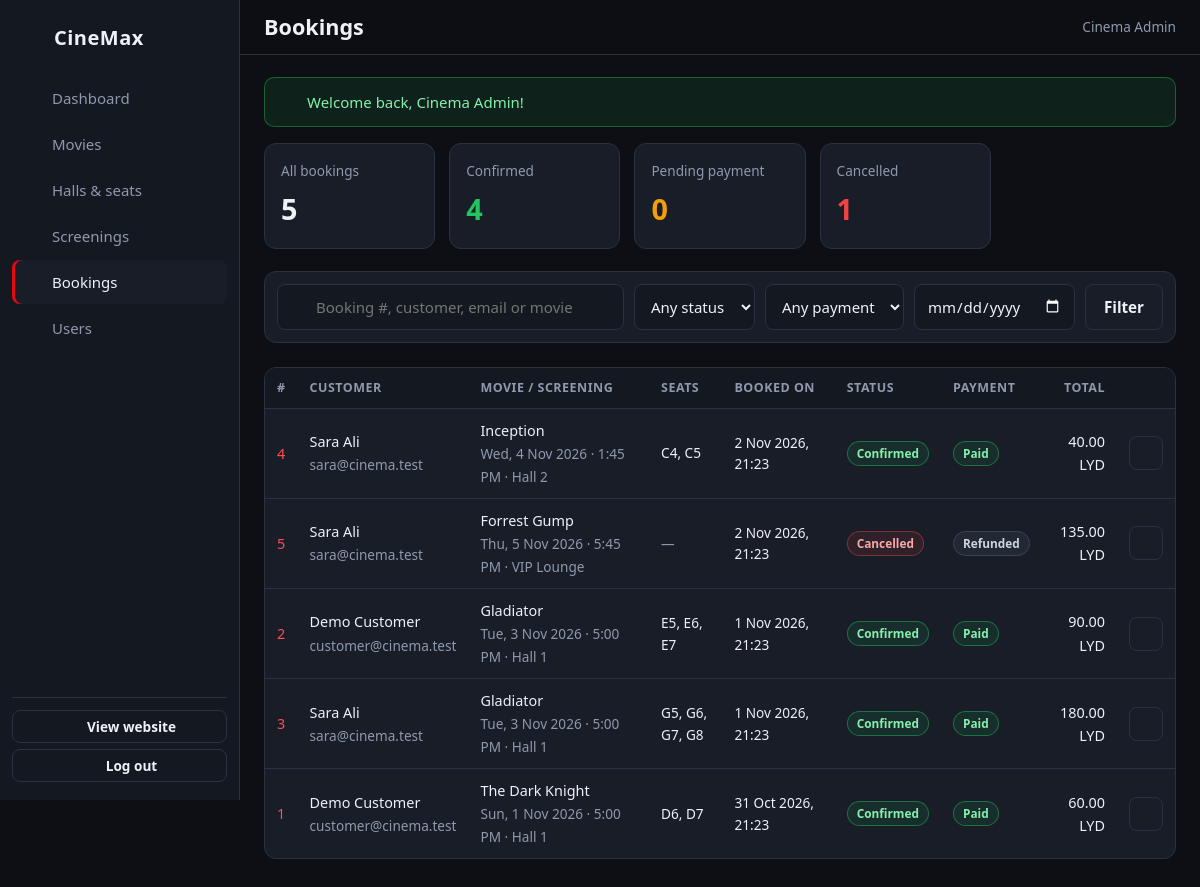
Screenshot of /admin/bookings (signed in) with the database file from the repository.
### tables this page shows
CREATE TABLE users (
  user_id     INT AUTO_INCREMENT PRIMARY KEY,
  full_name   VARCHAR(100) NOT NULL,
  email       VARCHAR(150) NOT NULL UNIQUE,
  phone       VARCHAR(20)  NOT NULL,
  password    VARCHAR(255) NOT NULL,
  role        ENUM('Customer','Admin') NOT NULL DEFAULT 'Customer',
  created_at  DATETIME NOT NULL DEFAULT CURRENT_TIMESTAMP
);

CREATE TABLE bookings (
  booking_id      INT AUTO_INCREMENT PRIMARY KEY,
  user_id         INT NOT NULL,
  showtime_id     INT NOT NULL,
  booking_date    DATETIME NOT NULL DEFAULT CURRENT_TIMESTAMP,
  total_amount    DECIMAL(10,2) NOT NULL,
  status          ENUM('Pending','Confirmed','Cancelled') NOT NULL DEFAULT 'Pending',
  payment_status  ENUM('Unpaid','Paid','Refunded') NOT NULL DEFAULT 'Unpaid',
  FOREIGN KEY (user_id)     REFERENCES users(user_id)         ON DELETE CASCADE,
  FOREIGN KEY (showtime_id) REFERENCES showtimes(showtime_id) ON DELETE RESTRICT
);

CREATE TABLE movies (
  movie_id     INT AUTO_INCREMENT PRIMARY KEY,
  title        VARCHAR(150) NOT NULL,
  original_title VARCHAR(150) NULL,
  language     VARCHAR(50) NOT NULL DEFAULT 'English',
  description  TEXT NOT NULL,
  duration     INT NOT NULL,
  release_date DATE NOT NULL,
  director     VARCHAR(100) NOT NULL,
  starring     VARCHAR(255) NULL,
  rating       DECIMAL(3,1) NOT NULL DEFAULT 0,
  poster       VARCHAR(255) NULL,
  status       ENUM('Now Showing','Coming Soon','Ended') NOT NULL DEFAULT 'Coming Soon',
  INDEX (status), INDEX (title)
);

CREATE TABLE showtimes (
  showtime_id   INT AUTO_INCREMENT PRIMARY KEY,
  movie_id      INT NOT NULL,
  hall_id       INT NOT NULL,
  show_date     DATE NOT NULL,
  start_time    TIME NOT NULL,
  end_time      TIME NOT NULL,
  ticket_price  DECIMAL(8,2) NOT NULL,
  INDEX (show_date),
  FOREIGN KEY (movie_id) REFERENCES movies(movie_id) ON DELETE RESTRICT,
  FOREIGN KEY (hall_id)  REFERENCES halls(hall_id)  ON DELETE RESTRICT
);

CREATE TABLE halls (
  hall_id    INT AUTO_INCREMENT PRIMARY KEY,
  hall_name  VARCHAR(50) NOT NULL UNIQUE,
  capacity   INT NOT NULL
);

### app/Core/Controller.php (called while the page is built, shortened)
<?php
abstract class Controller
{
    protected function view(string $view, array $data = [], string $layout = 'main'): void
    {
        $data['errors'] ??= $_SESSION['_errors'] ?? [];
        extract($data);
        require ROOT . "/app/Views/$view.php";
        $content = ob_get_clean();
        require ROOT . "/app/Views/layouts/$layout.php";
    }
}

### app/Controllers/Admin/BookingAdminController.php (called while the page is built, shortened)
<?php
class BookingAdminController extends Controller
{
    public function index(): void
    {
        $filters = [
            'q'       => trim((string) ($_GET['q'] ?? '')),
            'status'  => in_array($_GET['status'] ?? '', ['Pending', 'Confirmed', 'Cancelled'], true) ? $_GET['status'] : '',
            'payment' => in_array($_GET['payment'] ?? '', ['Unpaid', 'Paid', 'Refunded'], true) ? $_GET['payment'] : '',
            'date'    => preg_match('/^\d{4}-\d{2}-\d{2}$/', $_GET['date'] ?? '') ? $_GET['date'] : '',
        ];
        $this->view('admin/bookings/index', [
            'pageTitle' => 'Bookings',
            'bookings'  => Booking::adminList($filters),
            'stats'     => Booking::stats(),
            'filters'   => $filters,
        ], 'admin');
    }
}

### public/index.php (called while the page is built, shortened)
<?php
spl_autoload_register(function (string $class) {
    if (str_starts_with($class, 'App\\')) {
        $file = ROOT . '/app/' . str_replace('\\', '/', substr($class, 4)) . '.php';
    }
});
require ROOT . '/app/Core/helpers.php';
$router = new App\Core\Router();
$path = parse_url($_SERVER['REQUEST_URI'] ?? '/', PHP_URL_PATH);
$base = base_path();
$router->dispatch($_SERVER['REQUEST_METHOD'], rawurldecode($path ?: '/'));

### app/Core/Database.php (called while the page is built, shortened)
<?php
class Database
{
    private static ?PDO $pdo = null;
    public static function pdo(): PDO
    {
        if (self::$pdo === null) {
            $c = config('db');
            $dsn = "mysql:host={$c['host']};port={$c['port']};dbname={$c['name']};charset={$c['charset']}";
            self::$pdo = new PDO($dsn, $c['user'], $c['password'], [
                PDO::ATTR_ERRMODE            => PDO::ERRMODE_EXCEPTION,
                PDO::ATTR_DEFAULT_FETCH_MODE => PDO::FETCH_ASSOC,
                PDO::ATTR_EMULATE_PREPARES   => false,
            ]);
            self::$pdo->exec("SET time_zone = '" . date('P') . "'");
        }
        return self::$pdo;
    }
}

### app/Core/Model.php (called while the page is built, shortened)
<?php
abstract class Model
{
    protected static function db(): PDO
    {
        return Database::pdo();
    }
    protected static function run(string $sql, array $params = []): PDOStatement
    {
        $stmt = self::db()->prepare($sql);
        $stmt->execute($params);
        return $stmt;
    }
    protected static function all(string $sql, array $params = []): array
    {
        return self::run($sql, $params)->fetchAll();
    }
    protected static function one(string $sql, array $params = []): ?array
    {
        $row = self::run($sql, $params)->fetch();
        return $row === false ? null : $row;
    }
}

### app/Models/Booking.php (called while the page is built, shortened)
<?php
class Booking extends Model
{
    public static function adminList(array $f = []): array
    {
        $where = [];
        $params = [];
        $sql = self::DETAIL_SQL . ($where ? ' WHERE ' . implode(' AND ', $where) : '') . ' ORDER BY b.booking_date DESC LIMIT 300';
        return self::all($sql, $params);
    }
    public static function stats(): array
    {
        return self::one("SELECT COUNT(*) AS total,
                SUM(status = 'Confirmed') AS confirmed,
                SUM(status = 'Pending') AS pending,
                SUM(status = 'Cancelled') AS cancelled,
                COALESCE(SUM(CASE WHEN payment_status = 'Paid' THEN total_amount END), 0) AS revenue,
                (SELECT COUNT(*) FROM booking_seats) AS tickets
            FROM bookings");
    }
}

### config/config.php (called while the page is built)
<?php
return [
    'app' => [
        'name'      => 'CineMax',
        'timezone'  => 'Africa/Tripoli',
        'currency'  => 'LYD',
        'hold_minutes' => 10,
        'cancel_hours' => 2,
        'vip_multiplier' => 1.5,
        'debug' => true,
    ],
    'db' => [
        'host'     => '127.0.0.1',
        'port'     => getenv('DB_PORT') ?: 3306,
        'name'     => 'cinema_db',
        'user'     => 'root',
        'password' => '',
        'charset'  => 'utf8mb4',
    ],
    'mail' => [
        'enabled'    => false,
        'host'       => 'smtp.gmail.com',
        'port'       => 587,
        'encryption' => 'tls',
        'username'   => 'your-address@gmail.com',
        'password'   => 'your-app-password',
        'from_email' => 'your-address@gmail.com',
        'from_name'  => 'CineMax Cinema',
    ],
];

### app/Core/Auth.php (called while the page is built, shortened)
<?php
class Auth
{
    private static ?array $user = null;
    public static function user(): ?array
    {
        if (self::$user !== null) {
            return self::$user;
        }
        if (!empty($_SESSION['user_id'])) {
            self::$user = User::find((int) $_SESSION['user_id']);
        } elseif (!empty($_COOKIE[self::COOKIE])) {
            self::loginFromCookie($_COOKIE[self::COOKIE]);
        }
        return self::$user;
    }
    public static function check(): bool
    {
        return self::user() !== null;
    }
    public static function requireLogin(): void
    {
        if (!self::check()) {
            $_SESSION['intended'] = $_SERVER['REQUEST_URI'] ?? null;
            flash('error', 'Please log in to continue.');
            redirect('/login');
        }
    }
    public static function requireAdmin(): void
    {
        self::requireLogin();
    }
}

### app/Models/User.php (called while the page is built, shortened)
<?php
class User extends Model
{
    public static function find(int $id): ?array
    {
        return self::one('SELECT user_id, full_name, email, phone, role, created_at FROM users WHERE user_id = ?', [$id]);
    }
}

### app/Views/admin/bookings/index.php (the view, shortened to what this page needs)
<div class="stat-grid">
    <div class="stat"><span class="stat-label">All bookings</span><span class="stat-value"><?= (int) $stats['total'] ?></span></div>
    <div class="stat"><span class="stat-label">Confirmed</span><span class="stat-value" style="color:var(--green)"><?= (int) $stats['confirmed'] ?></span></div>
    <div class="stat"><span class="stat-label">Pending payment</span><span class="stat-value" style="color:var(--amber)"><?= (int) $stats['pending'] ?></span></div>
    <div class="stat"><span class="stat-label">Cancelled</span><span class="stat-value" style="color:var(--red)"><?= (int) $stats['cancelled'] ?></span></div>
</div>
<form class="filters" method="get" action="<?= url('/admin/bookings') ?>">
    <label class="filter-search"><?= icon('search') ?><input type="search" name="q" value="<?= e($filters['q']) ?>" placeholder="Booking #, customer, email or movie" aria-label="Search bookings"></label>
    <select name="status" aria-label="Booking status">
        <option value="">Any status</option>
    </select>
    <select name="payment" aria-label="Payment status">
        <option value="">Any payment</option>
    </select>
    <input type="date" name="date" value="<?= e($filters['date']) ?>" aria-label="Screening date" data-tip="Screening date">
    <button class="btn btn-ghost" type="submit">Filter</button>
</form>
<div class="table-wrap">
    <table class="table">
        <thead><tr><th>#</th><th>Customer</th><th>Movie / screening</th><th>Seats</th><th>Booked on</th><th>Status</th><th>Payment</th><th class="num">Total</th><th></th></tr></thead>
        <tbody>
        <?php foreach ($bookings as $b): ?>
            <tr>
                <td><a href="<?= url('/admin/bookings/' . (int) $b['booking_id']) ?>"><?= (int) $b['booking_id'] ?></a></td>
                <td><?= e($b['full_name']) ?><br><span class="muted small"><?= e($b['email']) ?></span></td>
                <td><?= e($b['title']) ?><br><span class="muted small"><?= e(fmt_date($b['show_date'])) ?> · <?= e(fmt_time($b['start_time'])) ?> · <?= e($b['hall_name']) ?></span></td>
                <td class="small"><?= $b['seat_list'] ? e($b['seat_list']) : '<span class="muted">—</span>' ?></td>
                <td class="small"><?= e(date('j M Y, H:i', strtotime($b['booking_date']))) ?></td>
                <td><?= status_badge($b['status']) ?></td>
                <td><?= status_badge($b['payment_status']) ?></td>
                <td class="num"><?= e(money($b['total_amount'])) ?></td>
                <td><a class="icon-btn" href="<?= url('/admin/bookings/' . (int) $b['booking_id']) ?>" data-tip="Details" aria-label="Details"><?= icon('eye', 16) ?></a></td>
            </tr>
        <?php endforeach; ?>
        </tbody>
    </table>
</div>

### app/Core/helpers.php (shortened to what this page needs)
<?php
function config(string $key)
{
    static $cfg = null;
    $cfg ??= require ROOT . '/config/config.php';
    $value = $cfg;
    foreach (explode('.', $key) as $part) {
        $value = $value[$part] ?? null;
    }
    return $value;
}
function e($value): string
{
    return htmlspecialchars((string) $value, ENT_QUOTES | ENT_SUBSTITUTE, 'UTF-8');
}
function base_path(): string
{
    static $base = null;
    if ($base === null) {
        $base = rtrim(str_replace('\\', '/', dirname($_SERVER['SCRIPT_NAME'] ?? '/')), '/');
    }
    return $base;
}
function url(string $path = '/', array $query = []): string
{
    $u = base_path() . '/' . ltrim($path, '/');
    return $query ? $u . '?' . http_build_query($query) : $u;
}
function asset(string $path): string
{
    $file = ROOT . '/public/' . ltrim($path, '/');
    $v = is_file($file) ? '?v=' . filemtime($file) : '';
    return url($path) . $v;
}
function money($amount): string
{
    return number_format((float) $amount, 2) . ' ' . config('app.currency');
}
function fmt_date(string $date): string
{
    return date('D, j M Y', strtotime($date));
}
function fmt_time(string $time): string
{
    return date('g:i A', strtotime($time));
}
function is_active(string $prefix): string
{
    $path = substr(parse_url($_SERVER['REQUEST_URI'] ?? '/', PHP_URL_PATH), strlen(base_path())) ?: '/';
    return str_starts_with($path, $prefix) ? 'active' : '';
}
function icon(string $name, int $size = 18): string
{
    return '<svg class="icon" width="' . $size . '" height="' . $size . '" viewBox="0 0 24 24" fill="none" stroke="currentColor" stroke-width="2" stroke-linecap="round" stroke-linejoin="round" aria-hidden="true">'
        . ($paths[$name] ?? '') . '</svg>';
}
function status_badge(string $status): string
{
    $map = [
        'Confirmed' => 'green', 'Paid' => 'green', 'Now Showing' => 'green',
        'Pending' => 'amber', 'Unpaid' => 'amber', 'Coming Soon' => 'blue',
        'Cancelled' => 'red', 'Refunded' => 'grey', 'Ended' => 'grey', 'Admin' => 'purple', 'Customer' => 'grey',
    ];
    return '<span class="badge badge-' . ($map[$status] ?? 'grey') . '">' . e($status) . '</span>';
}

### app/Core/Router.php (shortened to what this page needs)
<?php
class Router
{
    private array $routes = [];
    private function add(string $method, string $path, array $action, array $middleware): void
    {
        $this->routes[] = compact('method', 'regex', 'action', 'middleware');
    }
    public function dispatch(string $method, string $path): void
    {
        $path = rtrim($path, '/') ?: '/';
        foreach ($this->routes as $route) {
            if (!preg_match($route['regex'], $path, $m)) {
                continue;
            }
            foreach ($route['middleware'] as $mw) {
                if ($mw === 'auth') {
                    Auth::requireLogin();
                } elseif ($mw === 'admin') {
                    Auth::requireAdmin();
                } elseif ($mw === 'guest' && Auth::check()) {
                    redirect('/');
                }
            }
            [$class, $fn] = $route['action'];
            $args = array_map('intval', array_slice($m, 1));
            (new $class())->$fn(...$args);
            return;
        }
    }
}

### app/Views/layouts/admin.php (shortened to what this page needs)
<?php use App\Core\Auth; use App\Core\Csrf; $user = Auth::user(); ?>
<!DOCTYPE html>
<html lang="en">
<head>
    <link rel="stylesheet" href="<?= asset('assets/css/style.css') ?>">
</head>
<body class="admin-body">
<aside class="admin-side" id="admin-side">
    <a class="logo" href="<?= url('/admin') ?>"><?= icon('film', 24) ?> <span><?= e(config('app.name')) ?></span></a>
    <nav>
        <a class="<?= is_active('/admin') && !preg_match('#/admin/.#', $_SERVER['REQUEST_URI']) ? 'active' : '' ?>" href="<?= url('/admin') ?>"><?= icon('chart') ?> Dashboard</a>
        <a class="<?= is_active('/admin/movies') ?>" href="<?= url('/admin/movies') ?>"><?= icon('film') ?> Movies</a>
        <a class="<?= is_active('/admin/halls') ?>" href="<?= url('/admin/halls') ?>"><?= icon('door') ?> Halls &amp; seats</a>
        <a class="<?= is_active('/admin/showtimes') ?>" href="<?= url('/admin/showtimes') ?>"><?= icon('calendar') ?> Screenings</a>
        <a class="<?= is_active('/admin/bookings') ?>" href="<?= url('/admin/bookings') ?>"><?= icon('ticket') ?> Bookings</a>
        <a class="<?= is_active('/admin/users') ?>" href="<?= url('/admin/users') ?>"><?= icon('users') ?> Users</a>
    </nav>
    <div class="side-foot">
        <a class="btn btn-ghost btn-sm" href="<?= url('/') ?>"><?= icon('home', 16) ?> View website</a>
        <form method="post" action="<?= url('/logout') ?>">
            <button class="btn btn-ghost btn-sm btn-block" type="submit"><?= icon('logout', 16) ?> Log out</button>
        </form>
    </div>
</aside>
<div class="admin-main">
    <header class="admin-top">
        <div style="display:flex;align-items:center;gap:10px">
            <h1><?= e($pageTitle ?? 'Admin') ?></h1>
        </div>
        <span class="muted small"><?= icon('user', 16) ?> <?= e($user['full_name']) ?></span>
    </header>
    <div class="admin-content">
        <?php require ROOT . '/app/Views/partials/flash.php'; ?>
        <?= $content ?>
    </div>
</div>
</body>
</html>

### rows the page displays
users: full_name "Cinema Admin"
bookings: booking_id "4", user.full_name "Sara Ali", user.email "sara@cinema.test", movies.title "Inception", showtime.show_date "Wed, 4 Nov 2026", showtime.start_time "1:45 PM", halls.hall_name "Hall 2", seat_list "C4, C5", booking_date "2 Nov 2026, 21:23", status "Confirmed Paid", total_amount "40.00 LYD", $size 16 (drawn)
bookings: booking_id "5", user.full_name "Sara Ali", user.email "sara@cinema.test", movies.title "Forrest Gump", showtime.show_date "Thu, 5 Nov 2026", showtime.start_time "5:45 PM", halls.hall_name "VIP Lounge", booking_date "2 Nov 2026, 21:23", status "Cancelled Refunded", total_amount "135.00 LYD", $size 16 (drawn)
bookings: booking_id "2", user.full_name "Demo Customer", user.email "customer@cinema.test", movies.title "Gladiator", showtime.show_date "Tue, 3 Nov 2026", showtime.start_time "5:00 PM", halls.hall_name "Hall 1", seat_list "E5, E6, E7", booking_date "1 Nov 2026, 21:23", status "Confirmed Paid", total_amount "90.00 LYD", $size 16 (drawn)
bookings: booking_id "3", user.full_name "Sara Ali", user.email "sara@cinema.test", movies.title "Gladiator", showtime.show_date "Tue, 3 Nov 2026", showtime.start_time "5:00 PM", halls.hall_name "Hall 1", seat_list "G5, G6, G7, G8", booking_date "1 Nov 2026, 21:23", status "Confirmed Paid", total_amount "180.00 LYD", $size 16 (drawn)
bookings: booking_id "1", user.full_name "Demo Customer", user.email "customer@cinema.test", movies.title "The Dark Knight", showtime.show_date "Sun, 1 Nov 2026", showtime.start_time "5:00 PM", halls.hall_name "Hall 1", seat_list "D6, D7", booking_date "31 Oct 2026, 21:23", status "Confirmed Paid", total_amount "60.00 LYD", $size 16 (drawn)

### other values shown
$stats['total'] "5"
$stats['confirmed'] "4"
$stats['pending'] "0"
$stats['cancelled'] "1"
